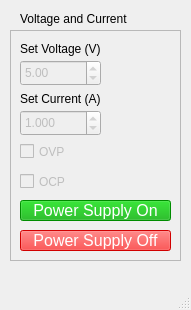
<?xml version="1.0" encoding="UTF-8"?>
<ui version="4.0">
 <class>MainWindow</class>
 <widget class="QMainWindow" name="MainWindow">
  <property name="geometry">
   <rect>
    <x>0</x>
    <y>0</y>
    <width>191</width>
    <height>310</height>
   </rect>
  </property>
  <property name="windowTitle">
   <string>MainWindow</string>
  </property>
  <widget class="QWidget" name="centralwidget">
   <widget class="QLabel" name="label">
    <property name="geometry">
     <rect>
      <x>20</x>
      <y>10</y>
      <width>141</width>
      <height>17</height>
     </rect>
    </property>
    <property name="text">
     <string>Voltage and Current</string>
    </property>
   </widget>
   <widget class="QFrame" name="frame">
    <property name="geometry">
     <rect>
      <x>10</x>
      <y>30</y>
      <width>171</width>
      <height>231</height>
     </rect>
    </property>
    <property name="frameShape">
     <enum>QFrame::StyledPanel</enum>
    </property>
    <property name="frameShadow">
     <enum>QFrame::Raised</enum>
    </property>
    <widget class="QDoubleSpinBox" name="voltageField">
     <property name="enabled">
      <bool>false</bool>
     </property>
     <property name="geometry">
      <rect>
       <x>10</x>
       <y>30</y>
       <width>81</width>
       <height>26</height>
      </rect>
     </property>
     <property name="minimum">
      <double>0.000000000000000</double>
     </property>
     <property name="maximum">
      <double>30.000000000000000</double>
     </property>
     <property name="singleStep">
      <double>0.100000000000000</double>
     </property>
     <property name="value">
      <double>5.000000000000000</double>
     </property>
    </widget>
    <widget class="QLabel" name="voltageLabel">
     <property name="geometry">
      <rect>
       <x>10</x>
       <y>10</y>
       <width>121</width>
       <height>17</height>
      </rect>
     </property>
     <property name="text">
      <string>Set Voltage (V)</string>
     </property>
    </widget>
    <widget class="QLabel" name="currentLabel">
     <property name="geometry">
      <rect>
       <x>10</x>
       <y>60</y>
       <width>121</width>
       <height>17</height>
      </rect>
     </property>
     <property name="text">
      <string>Set Current (A)</string>
     </property>
    </widget>
    <widget class="QDoubleSpinBox" name="currentField">
     <property name="enabled">
      <bool>false</bool>
     </property>
     <property name="geometry">
      <rect>
       <x>10</x>
       <y>80</y>
       <width>81</width>
       <height>26</height>
      </rect>
     </property>
     <property name="decimals">
      <number>3</number>
     </property>
     <property name="minimum">
      <double>0.000000000000000</double>
     </property>
     <property name="maximum">
      <double>5.000000000000000</double>
     </property>
     <property name="singleStep">
      <double>0.100000000000000</double>
     </property>
     <property name="value">
      <double>1.000000000000000</double>
     </property>
    </widget>
    <widget class="QCheckBox" name="OVPCheck">
     <property name="enabled">
      <bool>false</bool>
     </property>
     <property name="geometry">
      <rect>
       <x>10</x>
       <y>110</y>
       <width>92</width>
       <height>23</height>
      </rect>
     </property>
     <property name="text">
      <string>OVP</string>
     </property>
    </widget>
    <widget class="QCheckBox" name="OCPCheck">
     <property name="enabled">
      <bool>false</bool>
     </property>
     <property name="geometry">
      <rect>
       <x>10</x>
       <y>140</y>
       <width>92</width>
       <height>23</height>
      </rect>
     </property>
     <property name="text">
      <string>OCP</string>
     </property>
    </widget>
    <widget class="QPushButton" name="powerOffButton">
     <property name="enabled">
      <bool>false</bool>
     </property>
     <property name="geometry">
      <rect>
       <x>10</x>
       <y>200</y>
       <width>151</width>
       <height>21</height>
      </rect>
     </property>
     <property name="sizePolicy">
      <sizepolicy hsizetype="Minimum" vsizetype="Minimum">
       <horstretch>0</horstretch>
       <verstretch>0</verstretch>
      </sizepolicy>
     </property>
     <property name="font">
      <font>
       <pointsize>12</pointsize>
      </font>
     </property>
     <property name="styleSheet">
      <string notr="true">background-color: rgb(255, 0, 0);
color:white;</string>
     </property>
     <property name="text">
      <string>Power Supply Off</string>
     </property>
    </widget>
    <widget class="QPushButton" name="powerOnButton">
     <property name="enabled">
      <bool>false</bool>
     </property>
     <property name="geometry">
      <rect>
       <x>10</x>
       <y>170</y>
       <width>151</width>
       <height>21</height>
      </rect>
     </property>
     <property name="font">
      <font>
       <pointsize>12</pointsize>
      </font>
     </property>
     <property name="autoFillBackground">
      <bool>false</bool>
     </property>
     <property name="styleSheet">
      <string notr="true">background-color: rgb(0, 170, 0);
color:white;</string>
     </property>
     <property name="text">
      <string>Power Supply On</string>
     </property>
     <property name="checkable">
      <bool>false</bool>
     </property>
    </widget>
   </widget>
  </widget>
  <widget class="QMenuBar" name="menubar">
   <property name="geometry">
    <rect>
     <x>0</x>
     <y>0</y>
     <width>191</width>
     <height>22</height>
    </rect>
   </property>
  </widget>
  <widget class="QStatusBar" name="statusbar"/>
 </widget>
 <resources/>
 <connections/>
</ui>
